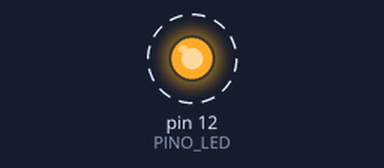
The sketch below on a simulated Arduino Uno, built with avr-gcc and run on an emulated ATmega328P. Parts: output pins drawn as LEDs (lit = HIGH). Dashed ring = blinking.

Above: at 0.2 s.
Timing chart, 0 to 3.0 s (numbered marks = the images above):
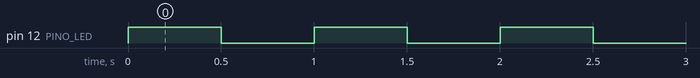

Measured:
- by itself, pin 12 (PINO_LED): alternates HIGH for 0.50 s and LOW for 0.50 s

The sketch:

01-pisca-led.ino
```cpp
// Pisca um LED no protoboard
//
// Montagem:
//   Pino 12 do Arduino -> resistor de 220 ohms -> perna LONGA do LED (+)
//   Perna CURTA do LED (-) -> GND do Arduino

const int PINO_LED = 12;
const int TEMPO = 500; // em milissegundos (500 = meio segundo)

void setup() {
  pinMode(PINO_LED, OUTPUT);
}

void loop() {
  digitalWrite(PINO_LED, HIGH); // liga o LED
  delay(TEMPO);
  digitalWrite(PINO_LED, LOW);  // desliga o LED
  delay(TEMPO);
}
```
